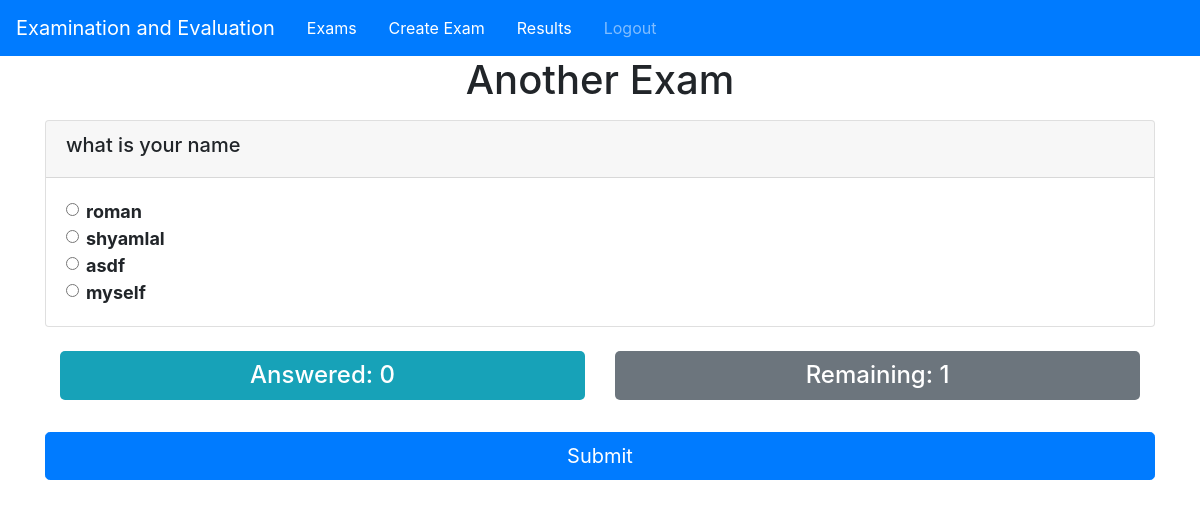
/exam/10/ (signed in), run on the app's committed database.
### exam/models.py (models this page shows, shortened)
class Exam(models.Model):
    exam_name = models.CharField(max_length=200)
    date = models.DateField(auto_now_add=True)
    description = models.TextField(null=True, blank=True)

class Question(models.Model):
    exam = models.ForeignKey(Exam, on_delete=models.CASCADE)
    question_text = models.CharField(max_length=200)

class Choice(models.Model):
    question = models.ForeignKey(Question, on_delete=models.CASCADE)
    choice_text = models.CharField(max_length=200)
    is_correct = models.BooleanField(default=False)

### exam/views.py (the view, shortened to what this page needs)
# urls.py: path('exam/<int:pk>/', views.exam_detail, name='exam_detail'),
@login_required
def exam_detail(request, pk):
    exam = get_object_or_404(Exam, pk=pk)
    questions = Question.objects.filter(exam=exam)
    return render(request, 'exam/exam_detail.html', {'exam': exam, 'questions': questions})

### templates/exam/exam_detail.html (shortened to what this page needs)
{% extends 'base.html' %}
{% block content %}
  <h1 class="text-center">{{ exam.exam_name }}</h1>
  <form method="post">
    {% for question in questions %}
    <div class="card my-3">
      <div class="card-header">
        <h5>{{ question.question_text }}</h5>
      </div>
      <div class="card-body">
        {% for choice in question.choice_set.all %}
        <div class="form-check choice">
          <input class="form-check-input" type="radio" name="question-{{ question.id }}" id="{{ choice.id }}" value="{{ choice.id }}">
          <label class="form-check-label" for="{{ choice.id }}">{{ choice.choice_text }}</label>
        </div>
        {% endfor %}
      </div>
    </div>
    {% endfor %}
    <div class="container my-4">
      <div class="row">
        <div class="col-md-6">
          <h4 id="questions-answered">Answered: 0</h4>
        </div>
        <div class="col-md-6">
          <h4 id="questions-remaining">Remaining: {{ questions.count }}</h4>
        </div>
      </div>
    </div>
    <button type="submit" class="btn btn-primary btn-lg btn-block my-4">Submit</button>
  </form>
</div>
{% endblock %}

### data on the page
Exam: exam_name "Another Exam"
Question: question_text "what is your name"
Choice: choice_text "roman"
Choice: choice_text "shyamlal"
Choice: choice_text "asdf"
Choice: choice_text "myself"
